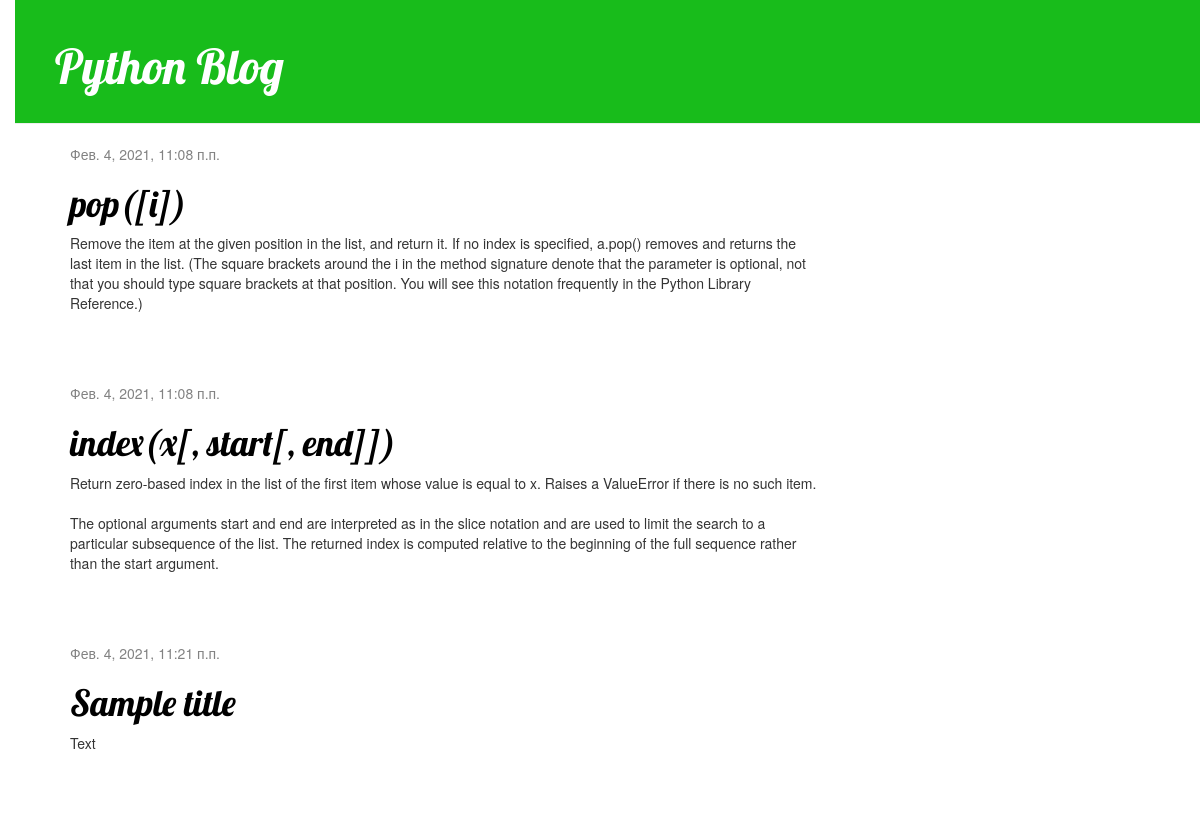
The app's page /, older data.
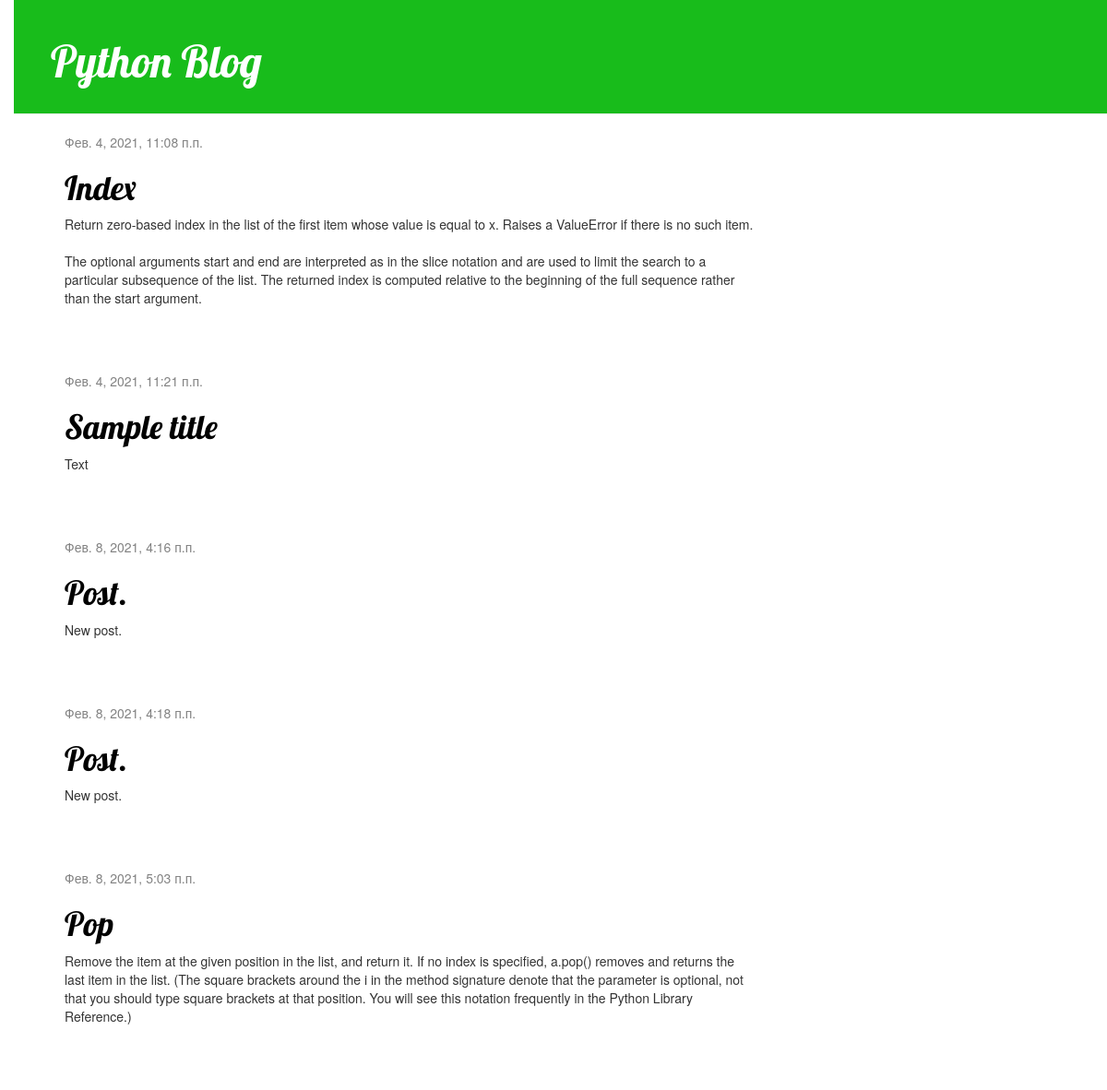
The same page, newer data.
### blog/models.py (models this page shows, shortened)
class Post(models.Model):
    author = models.ForeignKey(settings.AUTH_USER_MODEL, on_delete=models.CASCADE)
    title = models.CharField(max_length=200)
    text = models.TextField()
    created_date = models.DateTimeField(default=timezone.now)
    published_date = models.DateTimeField(blank=True, null=True)

### blog/views.py (the view)
# urls.py: path('', views.post_list, name='post_list'),
def post_list(request):
    posts = Post.objects.filter(published_date__lte=timezone.now()).order_by('published_date')
    return render(request, 'blog/post_list.html', {'posts': posts})

### blog/templates/blog/post_list.html
{% extends 'blog/base.html' %}
{% block content %}
    {% for post in posts %}
        <div class="post">
            <div class="date">
            {{ post.published_date }}
            </div>
            <h1><a href="{% url 'post_detail' pk=post.pk %}">{{ post.title }}</a></h1>
            <p>{{ post.text|linebreaksbr }}</p>
        </div>
    {% endfor %}
{% endblock %}

### blog/templates/blog/base.html (shortened to what this page needs)
{%  load static %}
<html>
    <head>
        <link rel="stylesheet" href="//maxcdn.bootstrapcdn.com/bootstrap/3.2.0/css/bootstrap.min.css">
        <link rel="stylesheet" href="//maxcdn.bootstrapcdn.com/bootstrap/3.2.0/css/bootstrap-theme.min.css">
        <link rel="stylesheet" href="{% static 'css/blog.css' %}">
    </head>
    <body>
        <div class="page-header">
            <h1><a href="/">Python Blog</a></h1>
        </div>
        <div class="content container">
            <div class="row">
                <div class="col-md-8">
                {% block content %}
                {% endblock %}
                </div>
            </div>
        </div>
    </body>
</html>

### static/css/blog.css (style rules this page uses)
h1 a { color: #18bc1b; font-family: 'Lobster'; }
body { padding-left: 15px; }
.page-header { background-color: #18bc1b; margin-top: 0; padding: 20px 20px 20px 40px; }
.page-header h1, .page-header h1 a, .page-header h1 a:visited, .page-header h1 a:active { color: #ffffff; font-size: 36pt; text-decoration: none; }
.content { margin-left: 40px; }
h1, h2, h3, h4 { font-family: 'Lobster', cursive; }
.date { color: #828282; }
.post { margin-bottom: 70px; }
.post h1 a, .post h1 a:visited { color: #000000; }

Row changes from the older to the newer data that the page shows:
changed Post: title "index(x[, start[, end]])" → "Index"
added Post: published_date "Фев. 8, 2021, 4:16 п.п.", title "Post.", text "New post."
added Post: published_date "Фев. 8, 2021, 4:18 п.п.", title "Post.", text "New post."
changed Post: published_date "Фев. 4, 2021, 11:08 п.п." → "Фев. 8, 2021, 5:03 п.п."; title "pop([i])" → "Pop"; moves down the list
